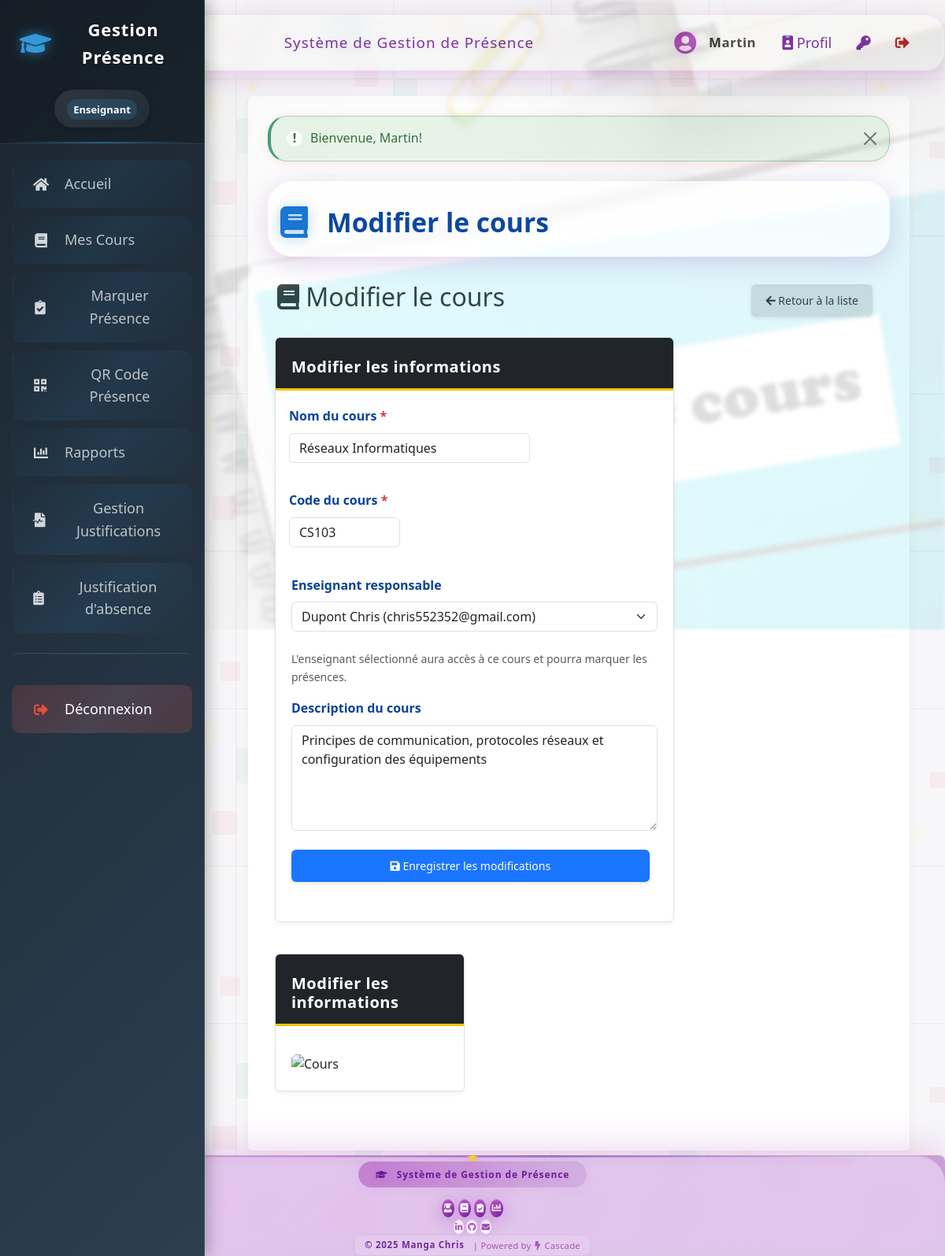
Page /ajouter_cours.php?id=3 (signed in) on the earlier database version.
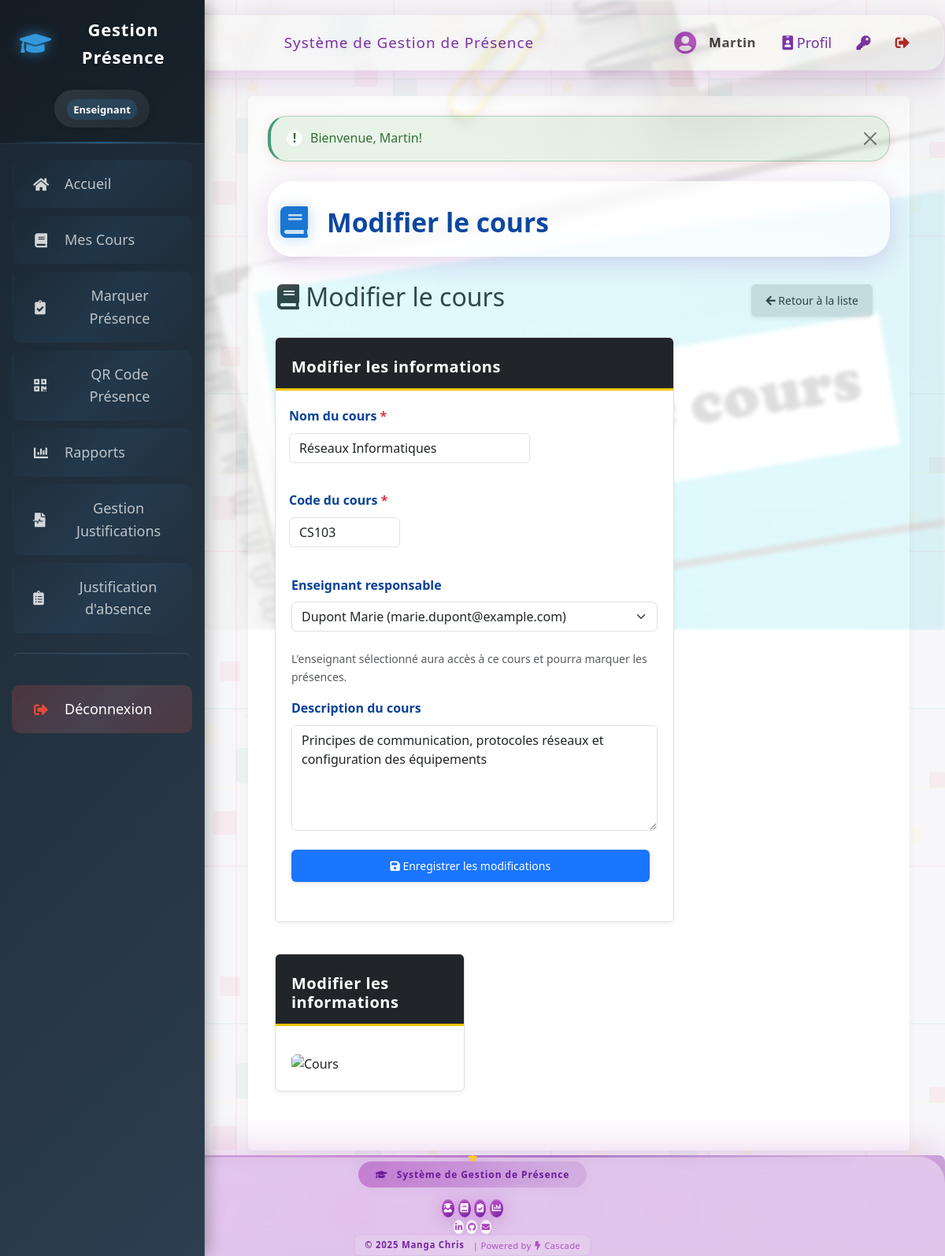
Same page on the later database version.
### tables this page shows
CREATE TABLE `cours` (
  `id` int(11) NOT NULL AUTO_INCREMENT,
  `code` varchar(20) NOT NULL,
  `nom` varchar(150) NOT NULL,
  `enseignant_id` int(11) DEFAULT NULL,
  `description` text,
  PRIMARY KEY (`id`),
  UNIQUE KEY `code` (`code`),
  KEY `enseignant_id` (`enseignant_id`),
  CONSTRAINT `cours_ibfk_1` FOREIGN KEY (`enseignant_id`) REFERENCES `utilisateurs` (`id`)
);

CREATE TABLE `utilisateurs` (
  `id` int(11) NOT NULL AUTO_INCREMENT,
  `nom` varchar(100) NOT NULL,
  `prenom` varchar(100) NOT NULL,
  `email` varchar(150) NOT NULL,
  `mot_de_passe` varchar(255) NOT NULL,
  `role` enum('admin','enseignant') DEFAULT 'enseignant',
  `date_creation` timestamp NULL DEFAULT CURRENT_TIMESTAMP,
  `derniere_connexion` timestamp NULL DEFAULT NULL,
  PRIMARY KEY (`id`),
  UNIQUE KEY `email` (`email`)
);

### config/database.php (called while the page is built, shortened)
<?php
$db_type = null;
$pdo = null;
$mysqli = null;
if (getenv('REPL_ID') || getenv('REPL_SLUG') || getenv('PGHOST')) {
    $db_type = 'postgresql';
    $host = getenv('PGHOST');
    $dbname = getenv('PGDATABASE');
    $user = getenv('PGUSER');
    $password = getenv('PGPASSWORD');
    $port = getenv('PGPORT');
    $dsn = "pgsql:host=$host;port=$port;dbname=$dbname;user=$user;password=$password";
    try {
        $pdo = new PDO($dsn);
        $pdo->setAttribute(PDO::ATTR_ERRMODE, PDO::ERRMODE_EXCEPTION);
        $pdo->setAttribute(PDO::ATTR_DEFAULT_FETCH_MODE, PDO::FETCH_ASSOC);
    } catch (PDOException $e) {
        die("Erreur de connexion à la base de données PostgreSQL: " . $e->getMessage());
    }
} else {
    $db_type = 'mysql';
    $host = 'localhost';
    $dbname = 'attendance_system';
    $user = 'root';
    $password = '';
    $port = 3306;
    $mysqli = new mysqli($host, $user, $password, $dbname, $port);
    $mysqli->set_charset("utf8mb4");
}
function db_query($sql, $params = []) {
    global $db_type, $pdo, $mysqli;
    if ($db_type === 'postgresql') {
        try {
            $stmt = $pdo->prepare($sql);
            $stmt->execute($params);
            return $stmt->fetchAll();
        } catch (PDOException $e) {
            error_log("Erreur SQL (PostgreSQL): " . $e->getMessage());
            return false;
        }
    } else {
        try {
            $stmt = $mysqli->prepare($sql);
            if (!empty($params)) {
                $types = '';
                foreach ($params as $param) {
                    if (is_int($param)) {
                        $types .= 'i';
                    } elseif (is_float($param)) {
                        $types .= 'd';
                    } elseif (is_string($param)) {
                        $types .= 's';
                    } else {
                        $types .= 'b';
                    }
                }
                $stmt->bind_param($types, ...$params);
            }
            $stmt->execute();
            $result = $stmt->get_result();
            $rows = [];
            while ($row = $result->fetch_assoc()) {
                $rows[] = $row;
            }
            return $rows;
        } catch (Exception $e) {
            error_log("Erreur SQL (MySQL): " . $e->getMessage());
            return false;
        }
    }
}
function db_query_single($sql, $params = []) {
    $result = db_query($sql, $params);
    if ($result && count($result) > 0) {
        return $result[0];
    }
    return false;
}
?>

### ajouter_cours.php (the view, shortened to what the changed rows need)
<?php
require_once 'includes/auth.php';
require_once 'config/database.php';
$id = isset($_GET['id']) ? (int)$_GET['id'] : 0;
$mode = $id > 0 ? 'modifier' : 'ajouter';
$enseignants = db_query("SELECT id, nom, prenom, email FROM utilisateurs WHERE role = 'enseignant' ORDER BY nom, prenom");
if ($mode === 'modifier') {
    $result = db_query_single("SELECT * FROM cours WHERE id = ?", [$id]);
    $cours = $result;
}
include 'includes/header.php';
?>
<div class="ajout-cours-hero">
    <h1><?php echo $mode === 'ajouter' ? 'Ajouter un cours' : 'Modifier le cours'; ?></h1>
</div>
<div class="container-fluid">
    <div class="d-flex justify-content-between align-items-center mb-4">
        <h1 class="h2">
            <i class="fas fa-book"></i>
            <?php echo $mode === 'ajouter' ? 'Ajouter un cours' : 'Modifier le cours'; ?>
        </h1>
    </div>
    <div class="row">
        <div class="col-md-8">
            <div class="card">
                <div class="card-body">
                    <form method="POST" action="" class="needs-validation" novalidate>
                        <div class="row mb-3">
                            <div class="col-md-8">
                                <label for="nom" class="form-label">Nom du cours <span class="text-danger">*</span></label>
                                <input type="text" class="form-control" id="nom" name="nom" value="<?php echo htmlspecialchars($cours['nom']); ?>" required>
                            </div>
                            <div class="col-md-4">
                                <label for="code" class="form-label">Code du cours <span class="text-danger">*</span></label>
                                <input type="text" class="form-control" id="code" name="code" value="<?php echo htmlspecialchars($cours['code']); ?>" required>
                            </div>
                        </div>
                        <div class="mb-3">
                            <div class="input-group">
                                <select class="form-select" id="enseignant_id" name="enseignant_id">
                                    <?php foreach ($enseignants as $e): ?>
                                        <option value="<?php echo $e['id']; ?>" <?php echo $cours['enseignant_id'] == $e['id'] ? 'selected' : ''; ?>>
                                            <?php echo htmlspecialchars($e['nom'] . ' ' . $e['prenom'] . ' (' . $e['email'] . ')'); ?>
                                        </option>
                                    <?php endforeach; ?>
                                </select>
                            </div>
                        </div>
                        <div class="mb-3">
                            <label for="description" class="form-label">Description du cours</label>
                            <textarea class="form-control" id="description" name="description" rows="5"><?php echo htmlspecialchars($cours['description']); ?></textarea>
                        </div>
                    </form>
                </div>
            </div>
        </div>
    </div>
</div>
<?php
include 'includes/footer.php';
?>

Differences in the rows shown:
changed through a linked row, cours "Réseaux Informatiques": enseignant_id "Dupont Chris (chris552352@gmail.com)" → "Dupont Marie (marie.dupont@example.com)"
